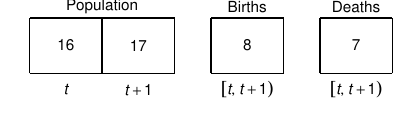

Here is the R script that generated this plot:


library(ggplot2)


data_popn_box <- data.frame(x = c(0, 2, 2, 0, 1),
                            xend = c(2, 2, 0, 0, 1),
                            y = c(0, 0, 1, 1, 0),
                            yend = c(0, 1, 1, 0, 1))
data_popn_label <- data.frame(x = c(1, 0.5, 1.5, 0.5, 1.5),
                              y = c(1.35, 0.5, 0.5, -0.4, -0.4),
                              label = c("Population", 16, 17, "italic(t)", "italic(t)+1"))
data_births_box <- data.frame(x = c(2.5, 3.5, 3.5, 2.5),
                              xend = c(3.5, 3.5, 2.5, 2.5),
                              y = c(0, 0, 1, 1),
                              yend = c(0, 1, 1, 0))
data_births_label <- data.frame(x = c(3, 3, 3),
                                y = c(1.4, 0.5, -0.4),
                                label = c("Births", 8, 'group("[",list(italic(t),italic(t+1)),")")'))
data_deaths_box <- data.frame(x = c(4, 5, 5, 4),
                              xend = c(5, 5, 4, 4),
                              y = c(0, 0, 1, 1),
                              yend = c(0, 1, 1, 0))
data_deaths_label <- data.frame(x = c(4.5, 4.5, 4.5),
                                y = c(1.4, 0.5, -0.4),
                                label = c("Deaths", 7, 'group("[",list(italic(t),italic(t+1)),")")'))
p <- ggplot(data_popn_box, aes(x = x, y = y)) +
    theme_bw() +
    theme(panel.border = element_blank(),
          panel.grid.major = element_blank(),
          panel.grid.minor = element_blank(),
          axis.text = element_blank(),
          axis.ticks = element_blank()) +
    coord_cartesian(expand = FALSE,
                    clip = "off") +
    ## population
    geom_segment(aes(x = x, y = y, xend = xend, yend = yend),
                 data = data_popn_box) +
    geom_text(aes(label = label),
              data = data_popn_label,
              parse = TRUE) +
    ## births
    geom_segment(aes(x = x, y = y, xend = xend, yend = yend),
                 data = data_births_box) +
    geom_text(aes(label = label),
              data = data_births_label,
              parse = TRUE) +
    ## deaths
    geom_segment(aes(x = x, y = y, xend = xend, yend = yend),
                 data = data_deaths_box) +
    geom_text(aes(label = label),
              data = data_deaths_label,
              parse = TRUE) +
    ## other
    xlab("") +
    ylab("")

graphics.off()
pdf(file = "figures_accounts/fig_account_noage.pdf",
    width = 2.5,
    height = 1)
plot(p)
dev.off()
